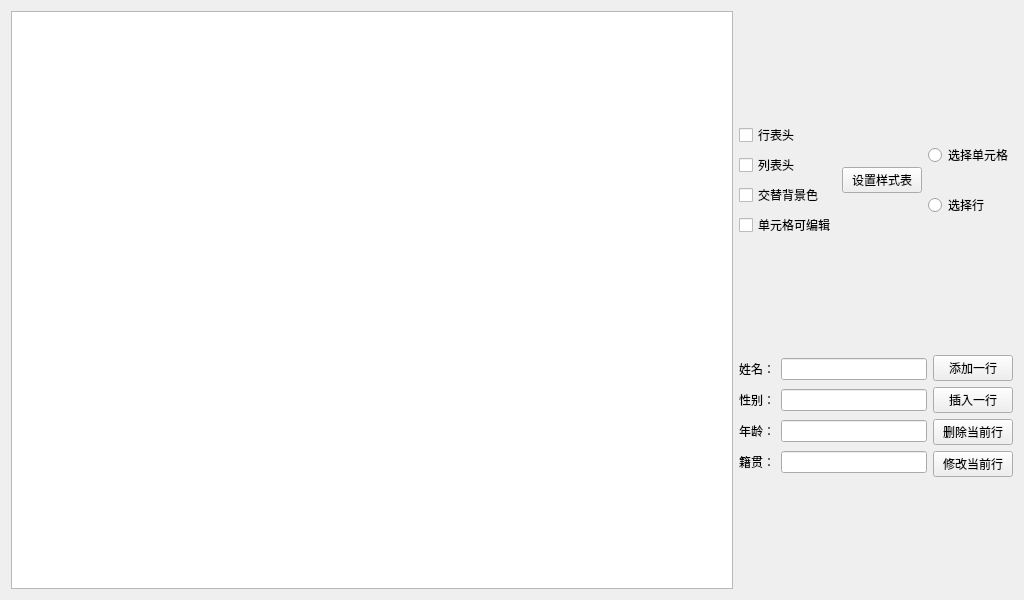
<?xml version="1.0" encoding="UTF-8"?>
<ui version="4.0">
 <class>Widget</class>
 <widget class="QWidget" name="Widget">
  <property name="geometry">
   <rect>
    <x>0</x>
    <y>0</y>
    <width>1024</width>
    <height>600</height>
   </rect>
  </property>
  <property name="windowTitle">
   <string>Widget</string>
  </property>
  <layout class="QHBoxLayout" name="horizontalLayout_4" stretch="2,0">
   <item>
    <widget class="QTableWidget" name="twStudent">
     <property name="alternatingRowColors">
      <bool>true</bool>
     </property>
    </widget>
   </item>
   <item>
    <layout class="QVBoxLayout" name="verticalLayout_4">
     <item>
      <layout class="QHBoxLayout" name="horizontalLayout_3">
       <item>
        <layout class="QHBoxLayout" name="horizontalLayout_2">
         <item>
          <layout class="QVBoxLayout" name="verticalLayout_2">
           <item>
            <widget class="QCheckBox" name="cboHHeader">
             <property name="text">
              <string>行表头</string>
             </property>
            </widget>
           </item>
           <item>
            <widget class="QCheckBox" name="cboVHeader">
             <property name="text">
              <string>列表头</string>
             </property>
            </widget>
           </item>
           <item>
            <widget class="QCheckBox" name="cboAltemate">
             <property name="text">
              <string>交替背景色</string>
             </property>
            </widget>
           </item>
           <item>
            <widget class="QCheckBox" name="cboEditCell">
             <property name="text">
              <string>单元格可编辑</string>
             </property>
            </widget>
           </item>
          </layout>
         </item>
         <item>
          <widget class="QPushButton" name="btnStyleSheet">
           <property name="text">
            <string>设置样式表</string>
           </property>
          </widget>
         </item>
        </layout>
       </item>
       <item>
        <layout class="QVBoxLayout" name="verticalLayout_3">
         <item>
          <widget class="QRadioButton" name="rbCell">
           <property name="text">
            <string>选择单元格</string>
           </property>
          </widget>
         </item>
         <item>
          <widget class="QRadioButton" name="rbRow">
           <property name="text">
            <string>选择行</string>
           </property>
          </widget>
         </item>
        </layout>
       </item>
      </layout>
     </item>
     <item>
      <layout class="QHBoxLayout" name="horizontalLayout">
       <item>
        <layout class="QGridLayout" name="gridLayout">
         <item row="0" column="0">
          <widget class="QLabel" name="label_3">
           <property name="text">
            <string>姓名：</string>
           </property>
          </widget>
         </item>
         <item row="0" column="1">
          <widget class="QLineEdit" name="leName"/>
         </item>
         <item row="3" column="0">
          <widget class="QLabel" name="label_4">
           <property name="text">
            <string>籍贯：</string>
           </property>
          </widget>
         </item>
         <item row="2" column="1">
          <widget class="QLineEdit" name="leAge"/>
         </item>
         <item row="1" column="0">
          <widget class="QLabel" name="label">
           <property name="text">
            <string>性别：</string>
           </property>
          </widget>
         </item>
         <item row="1" column="1">
          <widget class="QLineEdit" name="leGender"/>
         </item>
         <item row="3" column="1">
          <widget class="QLineEdit" name="leProvince"/>
         </item>
         <item row="2" column="0">
          <widget class="QLabel" name="label_2">
           <property name="text">
            <string>年龄：</string>
           </property>
          </widget>
         </item>
        </layout>
       </item>
       <item>
        <layout class="QVBoxLayout" name="verticalLayout">
         <item>
          <widget class="QPushButton" name="btnAppend">
           <property name="text">
            <string>添加一行</string>
           </property>
          </widget>
         </item>
         <item>
          <widget class="QPushButton" name="btnInsert">
           <property name="text">
            <string>插入一行</string>
           </property>
          </widget>
         </item>
         <item>
          <widget class="QPushButton" name="btnDelete">
           <property name="text">
            <string>删除当前行</string>
           </property>
          </widget>
         </item>
         <item>
          <widget class="QPushButton" name="btnModify">
           <property name="text">
            <string>修改当前行</string>
           </property>
          </widget>
         </item>
        </layout>
       </item>
      </layout>
     </item>
    </layout>
   </item>
  </layout>
 </widget>
 <resources/>
 <connections/>
</ui>
